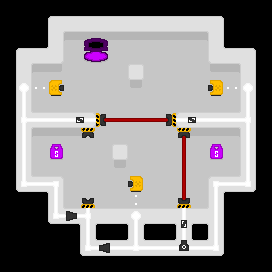

A level layout from a 2D game, rendered from its tile map. Below: a short description, then the map file with its tile-grid data intact:
An orthogonal 17x17 tile map with 16x16 px tiles, 3 tile layers (layer1, layer2, objects), 1 hidden layer not drawn.

<map version="1.5" tiledversion="1.7.2" orientation="orthogonal" renderorder="right-down" width="17" height="17" tilewidth="16" tileheight="16" infinite="0" nextlayerid="17" nextobjectid="1">
 <tileset firstgid="1" source="../porthole-tileset.tsx" />
 <layer id="1" name="layer1" width="17" height="17">
  <data encoding="csv">
1,1,1,1,1,1,1,1,1,1,1,1,1,1,1,1,1,
1,1,1,33,33,33,33,33,33,33,33,33,33,33,1,1,1,
1,1,1,33,2,2,2,2,2,2,2,2,2,33,1,1,1,
1,33,33,33,2,2,2,2,2,2,2,2,2,33,33,33,1,
1,33,2,2,2,2,2,2,33,2,2,2,2,2,2,33,1,
1,33,2,2,2,2,2,2,2,2,2,2,2,2,2,33,1,
1,33,2,2,2,2,2,2,2,2,2,2,2,2,2,33,1,
1,33,33,33,33,33,2,2,2,2,2,33,33,33,33,33,1,
1,33,2,2,2,2,2,2,2,2,2,2,2,2,2,33,1,
1,33,2,2,2,2,2,33,2,2,2,2,2,2,2,33,1,
1,33,2,2,2,2,2,2,2,2,2,2,2,2,2,33,1,
1,33,33,33,2,2,2,2,2,2,2,2,2,33,33,33,1,
1,1,1,33,2,2,2,2,2,2,2,2,2,33,1,1,1,
1,1,1,33,33,33,33,33,33,33,33,33,33,33,1,1,1,
1,1,1,1,1,33,1,1,33,1,1,33,1,33,1,1,1,
1,1,1,1,1,33,33,33,33,33,33,33,33,33,1,1,1,
1,1,1,1,1,1,1,1,1,1,1,1,1,1,1,1,1
</data>
 </layer>
 <layer id="15" name="layer2" width="17" height="17">
  <data encoding="csv">
0,0,0,0,0,0,0,0,0,0,0,0,0,0,0,0,0,
0,0,0,37,66,66,66,66,66,66,66,66,66,38,0,0,0,
0,0,11,34,97,47,48,98,98,98,98,98,99,34,12,0,0,
0,37,66,40,0,77,78,0,0,0,0,0,0,39,66,38,0,
0,34,97,101,0,0,0,0,134,0,0,0,0,100,99,34,0,
0,34,140,0,0,0,0,0,102,0,0,0,0,0,140,34,0,
0,34,72,0,0,0,0,0,0,0,0,0,0,0,71,34,0,
0,136,66,66,66,68,0,0,0,0,0,65,66,66,66,138,0,
0,34,97,98,98,101,0,0,0,0,0,100,98,98,99,34,0,
0,34,0,0,0,0,0,134,0,0,0,0,0,0,0,34,0,
0,34,72,0,0,0,0,102,0,0,0,0,0,0,71,34,0,
0,69,66,8,0,0,0,0,0,0,0,0,0,7,66,70,0,
0,0,43,34,72,0,0,0,108,0,0,0,71,34,44,0,0,
0,0,0,69,66,137,66,66,137,66,66,137,66,138,0,0,0,
0,0,0,0,43,34,42,41,34,42,41,34,75,34,0,0,0,
0,0,0,0,0,69,66,66,135,66,66,135,66,70,0,0,0,
0,0,0,0,0,0,0,0,0,0,0,0,0,0,0,0,0
</data>
 </layer>
 <layer id="2" name="objects" width="17" height="17">
  <data encoding="csv">
0,0,0,0,0,0,0,0,0,0,0,0,0,0,0,0,0,
0,0,0,0,0,0,0,0,0,0,0,0,0,0,0,0,0,
0,0,0,0,0,0,0,0,0,0,0,0,0,0,0,0,0,
0,0,0,0,0,0,0,0,0,0,0,0,0,0,0,0,0,
0,0,0,0,0,0,0,0,0,0,0,0,0,0,0,0,0,
0,263,0,257,0,0,0,0,0,0,0,0,0,290,0,263,0,
0,166,0,0,0,0,0,0,0,0,0,0,0,0,0,166,0,
0,228,165,165,266,267,385,323,323,323,386,266,267,165,165,230,0,
0,166,0,0,0,293,0,0,0,0,0,294,0,0,0,166,0,
0,166,0,234,0,0,0,0,0,0,0,358,0,234,0,166,0,
0,166,0,0,0,0,0,0,0,0,0,358,0,0,0,166,0,
0,260,165,198,0,0,0,0,290,0,0,358,0,196,165,262,0,
0,0,0,166,0,325,0,0,0,0,0,326,0,166,0,0,0,
0,0,0,260,298,230,0,0,263,0,0,297,0,166,0,0,0,
0,0,0,0,0,166,0,0,166,0,0,329,0,166,0,0,0,
0,0,0,0,0,260,299,165,261,165,165,363,165,262,0,0,0,
0,0,0,0,0,0,0,0,0,0,0,0,0,0,0,0,0
</data>
 </layer>
 <layer id="16" name="collision" width="17" height="17" visible="0">
  <data encoding="csv">
0,0,0,0,0,0,0,0,0,0,0,0,0,0,0,0,0,
0,0,0,17,17,17,17,17,17,17,17,17,17,17,0,0,0,
0,0,0,17,0,17,17,0,0,0,0,0,0,17,0,0,0,
0,17,17,17,0,0,0,0,0,0,0,0,0,17,17,17,0,
0,17,0,0,0,0,0,0,17,0,0,0,0,0,0,17,0,
0,17,0,82,0,0,0,0,0,0,0,0,0,81,0,17,0,
0,17,0,0,0,0,0,0,0,0,0,0,0,0,0,17,0,
0,17,17,17,17,17,22,113,113,113,20,17,17,17,17,17,0,
0,17,0,0,0,19,0,0,0,0,0,19,0,0,0,17,0,
0,17,0,54,0,0,0,17,0,0,0,145,0,54,0,17,0,
0,17,0,0,0,0,0,0,0,0,0,145,0,0,0,17,0,
0,17,17,17,0,0,0,0,81,0,0,145,0,17,17,17,0,
0,0,0,17,0,21,0,0,0,0,0,21,0,17,0,0,0,
0,0,0,17,17,17,17,17,17,17,17,17,17,17,0,0,0,
0,0,0,0,0,17,0,0,17,0,0,17,0,17,0,0,0,
0,0,0,0,0,17,17,17,17,17,17,17,17,17,0,0,0,
0,0,0,0,0,0,0,0,0,0,0,0,0,0,0,0,0
</data>
 </layer>
</map>
